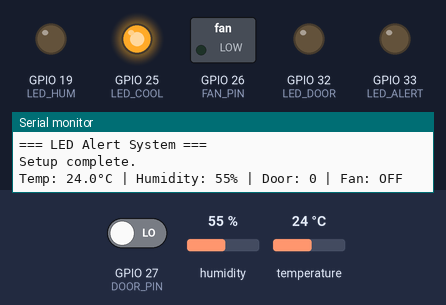
Simulated run of this sketch. Board: ESP32. Parts: switched loads named in the sketch (green lamp = pin HIGH), output pins drawn as LEDs (lit = HIGH), the last lines printed to the serial monitor. Dashed ring = blinking. The test bench sets the inputs (shaded band); at power-on: temperature 24 °C, GPIO 27 (DOOR_PIN) LOW, humidity 55 %.

Above: at 2.2 s.
2.3 s: temperature set to 28.3 °C
7.2 s: temperature set to 29.7 °C
At 10.4 s:
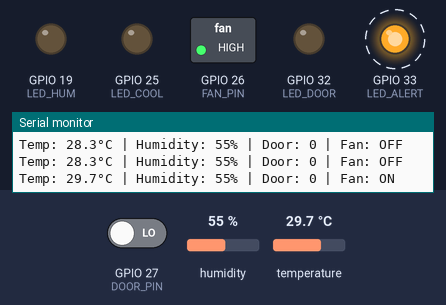
13.0 s: GPIO 27 (DOOR_PIN) driven HIGH
At 14.4 s:
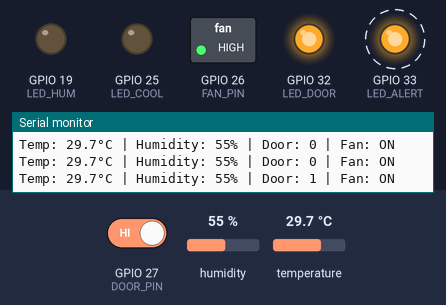
17.0 s: humidity set to 59 %
20.5 s: humidity set to 62 %
At 22.25 s:
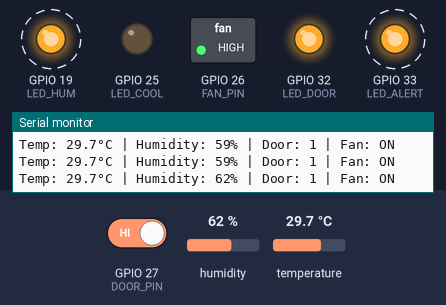
24.5 s: GPIO 27 (DOOR_PIN) driven LOW
At 26.4 s:
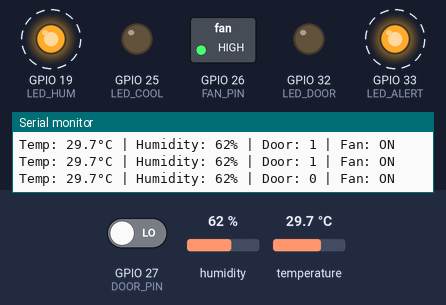
Timing chart, 0 to 42.5 s (numbered marks = the images above; inputs shaded):
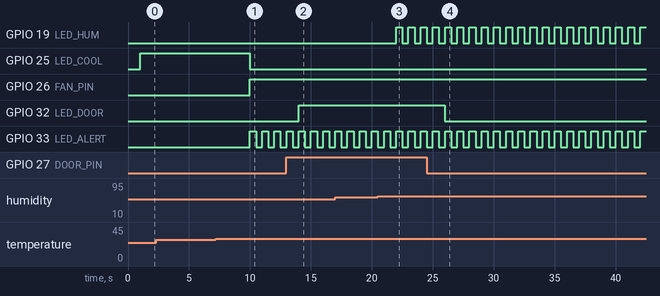

Measured:
- the behaviour switches between 28.9 and 29 °C on temperature (found by bisection; images 0 and 1)
- the behaviour switches between 60 and 61 % on humidity (found by bisection; images 2 and 3)
- after the input at 7.2 s, GPIO 25 (LED_COOL): HIGH → LOW after 2.8 s; GPIO 26 (FAN_PIN): LOW → HIGH after 2.8 s; GPIO 33 (LED_ALERT): alternates HIGH for 0.50 s and LOW for 0.50 s, starting after 2.8 s
- after the input at 13.0 s, GPIO 32 (LED_DOOR): LOW → HIGH after 1.0 s
- after the input at 20.5 s, GPIO 19 (LED_HUM): alternates HIGH for 0.50 s and LOW for 0.50 s, starting after 1.5 s
- after the input at 24.5 s, GPIO 32 (LED_DOOR): HIGH → LOW after 1.5 s

The sketch:

serverRoomMonitor.ino
```cpp
#include "DHT.h"

#define DHTPIN        4
#define DHTTYPE       DHT22
#define DOOR_PIN      27
#define LED_COOL      25   // yellow LED – normal state indicator
#define LED_ALERT     33   // red LED – temperature alarm
#define LED_DOOR      32   // yellow LED – door open indicator
#define LED_HUM       19   // blue LED – humidity alarm
#define FAN_PIN       26   // DC fan

#define TEMP_THRESHOLD   29.0   // °C – red alarm
#define HUM_THRESHOLD    60.0   // %  – blue alarm

DHT dht(DHTPIN, DHTTYPE);

unsigned long lastDHT = 0;
unsigned long lastRedBlink = 0;
unsigned long lastBlueBlink = 0;
bool redState = false;
bool blueState = false;

bool tempAlarm = false;
bool humAlarm = false;
int doorState = 0;            // stores latest door reading

const unsigned long BLINK_INTERVAL = 500;  // milliseconds on / off

void setup() {
  Serial.begin(115200);
  delay(1000);
  Serial.println("\n=== LED Alert System ===");

  pinMode(LED_COOL, OUTPUT);
  pinMode(LED_ALERT, OUTPUT);
  pinMode(LED_DOOR, OUTPUT);
  pinMode(LED_HUM, OUTPUT);
  pinMode(FAN_PIN, OUTPUT);
  pinMode(DOOR_PIN, INPUT);   // assumes external pull-down or sensor HIGH when open

  digitalWrite(FAN_PIN, LOW);
  digitalWrite(LED_ALERT, LOW);
  digitalWrite(LED_HUM, LOW);
  digitalWrite(LED_COOL, LOW);
  digitalWrite(LED_DOOR, LOW);

  dht.begin();
  Serial.println("Setup complete.");
}

void loop() {
  // --- read sensors every 2 seconds ---
  if (millis() - lastDHT >= 2000) {
    lastDHT = millis();

    float temp = dht.readTemperature();
    float humidity = dht.readHumidity();
    doorState = digitalRead(DOOR_PIN);   // update global door state

    if (isnan(temp) || isnan(humidity)) {
      Serial.println("DHT22 read FAILED - check wiring!");
    } else {
      tempAlarm = (temp >= TEMP_THRESHOLD);
      humAlarm  = (humidity > HUM_THRESHOLD);

      // fan control (based on temperature only)
      digitalWrite(FAN_PIN, tempAlarm ? HIGH : LOW);

      // Serial output (no LED status)
      Serial.printf("Temp: %.1f°C | Humidity: %.0f%% | Door: %d | Fan: %s\n",
                    temp, humidity, doorState,
                    tempAlarm ? "ON" : "OFF");
    }
  }

  // --- non-blocking LED control (runs every loop iteration) ---

  // Red LED (ALERT) blinking when temp alarm active
  if (tempAlarm) {
    if (millis() - lastRedBlink >= BLINK_INTERVAL) {
      lastRedBlink = millis();
      redState = !redState;
      digitalWrite(LED_ALERT, redState);
    }
  } else {
    digitalWrite(LED_ALERT, LOW);
    redState = false;
  }

  // Blue LED (HUM) blinking when humidity alarm active
  if (humAlarm) {
    if (millis() - lastBlueBlink >= BLINK_INTERVAL) {
      lastBlueBlink = millis();
      blueState = !blueState;
      digitalWrite(LED_HUM, blueState);
    }
  } else {
    digitalWrite(LED_HUM, LOW);
    blueState = false;
  }

  // Yellow LED COOL – on only when NO alarm (normal state)
  digitalWrite(LED_COOL, (!tempAlarm && !humAlarm) ? HIGH : LOW);

  // Yellow LED DOOR – indicates door open (HIGH = open, LOW = closed)
  digitalWrite(LED_DOOR, doorState);
}
```
